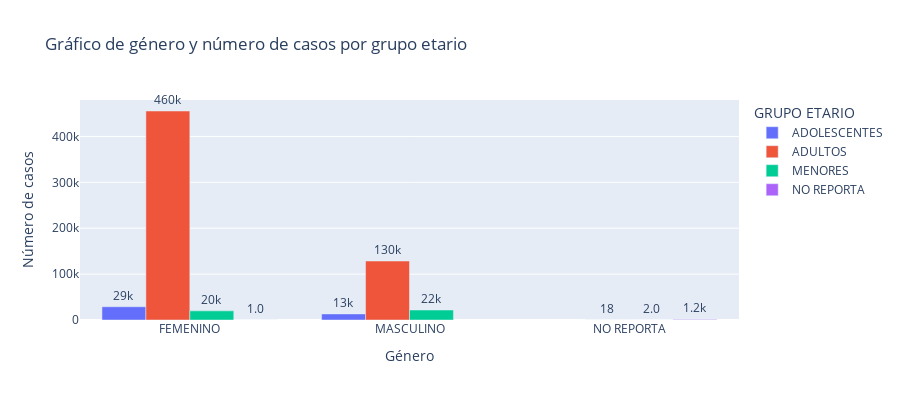

This figure's notebook cell:
### Code cell
import plotly.express as px

df_genero_edad = pd.pivot_table(
    df, 
    index=('GENERO', 'GRUPO ETARIO'), 
    values='CANTIDAD', 
    aggfunc='count'
).reset_index()

# Crear un gráfico de barras adaptado a tu archivo
fig_genero_edad = px.bar(
    df_genero_edad,
    x='GENERO',  # Columna para el eje X (género)
    y='CANTIDAD',  # Columna para el eje Y (cantidad de casos)
    color='GRUPO ETARIO',  # Columna que define los colores de las barras (grupo etario)
    barmode='group',
    text_auto='.2s',
    title="Gráfico de género y número de casos por grupo etario",
    labels={'CANTIDAD': 'Número de casos', 'GENERO': 'Género'},
    height=400
)

# Personalizar el trazado del gráfico
fig_genero_edad.update_traces(
    textfont_size=12,
    textangle=0,
    textposition="outside",
    cliponaxis=False
)

# Mostrar el gráfico
fig_genero_edad.show()
fig_genero_edad.write_html('graphics/age.html') #usado para crear el grafico

### Figure 1 — Plotly figure (JSON) as saved in the notebook; plotly's stock layout.template omitted (floating-point values rounded to 4 significant figures)
{"data": [{"alignmentgroup": "True", "cliponaxis": false, "hovertemplate": "GRUPO ETARIO=ADOLESCENTES<br>Género=%{x}<br>Número de casos=%{y}<extra></extra>", "legendgroup": "ADOLESCENTES", "marker": {"color": "#636efa", "pattern": {"shape": ""}}, "name": "ADOLESCENTES", "offsetgroup": "ADOLESCENTES", "orientation": "v", "showlegend": true, "textangle": 0, "textfont": {"size": 12}, "textposition": "outside", "texttemplate": "%{y:.2s}", "type": "bar", "x": ["FEMENINO", "MASCULINO"], "xaxis": "x", "y": [28809, 13236], "yaxis": "y"}, {"alignmentgroup": "True", "cliponaxis": false, "hovertemplate": "GRUPO ETARIO=ADULTOS<br>Género=%{x}<br>Número de casos=%{y}<extra></extra>", "legendgroup": "ADULTOS", "marker": {"color": "#EF553B", "pattern": {"shape": ""}}, "name": "ADULTOS", "offsetgroup": "ADULTOS", "orientation": "v", "showlegend": true, "textangle": 0, "textfont": {"size": 12}, "textposition": "outside", "texttemplate": "%{y:.2s}", "type": "bar", "x": ["FEMENINO", "MASCULINO", "NO REPORTA"], "xaxis": "x", "y": [455443, 128503, 18], "yaxis": "y"}, {"alignmentgroup": "True", "cliponaxis": false, "hovertemplate": "GRUPO ETARIO=MENORES<br>Género=%{x}<br>Número de casos=%{y}<extra></extra>", "legendgroup": "MENORES", "marker": {"color": "#00cc96", "pattern": {"shape": ""}}, "name": "MENORES", "offsetgroup": "MENORES", "orientation": "v", "showlegend": true, "textangle": 0, "textfont": {"size": 12}, "textposition": "outside", "texttemplate": "%{y:.2s}", "type": "bar", "x": ["FEMENINO", "MASCULINO", "NO REPORTA"], "xaxis": "x", "y": [19915, 21765, 2], "yaxis": "y"}, {"alignmentgroup": "True", "cliponaxis": false, "hovertemplate": "GRUPO ETARIO=NO REPORTA<br>Género=%{x}<br>Número de casos=%{y}<extra></extra>", "legendgroup": "NO REPORTA", "marker": {"color": "#ab63fa", "pattern": {"shape": ""}}, "name": "NO REPORTA", "offsetgroup": "NO REPORTA", "orientation": "v", "showlegend": true, "textangle": 0, "textfont": {"size": 12}, "textposition": "outside", "texttemplate": "%{y:.2s}", "type": "bar", "x": ["FEMENINO", "NO REPORTA"], "xaxis": "x", "y": [1, 1229], "yaxis": "y"}], "layout": {"barmode": "group", "height": 400, "legend": {"title": {"text": "GRUPO ETARIO"}, "tracegroupgap": 0}, "title": {"text": "Gráfico de género y número de casos por grupo etario"}, "xaxis": {"anchor": "y", "domain": [0, 1], "title": {"text": "Género"}}, "yaxis": {"anchor": "x", "domain": [0, 1], "title": {"text": "Número de casos"}}}}
